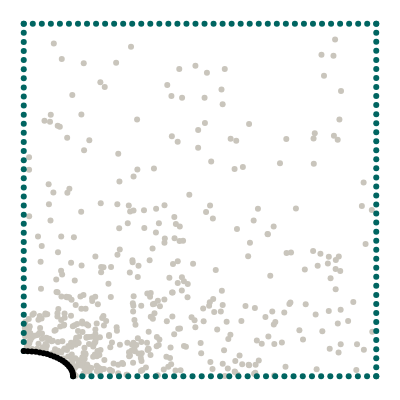

Notebook source saved alongside this figure:
### Markdown cell above
## Geometry

We want to model a quarter of a plate with an elliptical hole. The domain itself is represented by collocation points, the boundaries are represented by uniformly sampled points along the perimeter.

### Code cell
import torch
from torch.optim.lr_scheduler import StepLR, ExponentialLR
import numpy as np
from scipy.stats import qmc
from plotly.express.colors import sequential
import plotly.graph_objects as go
import plotly.figure_factory as ff
from tqdm import tqdm
import matplotlib.pyplot as plt
from scipy.interpolate import interp1d


torch.set_default_dtype(torch.float64)
from global_constants import L, R, MU, LBD, N1, N2

from new_plate_elliptic_hole import Plate 

# Elliptical axis in x direction
Rx = 0.14
Ry = R**2 / Rx
# Edge samples
N = 40
# Number of collocation points
M = 500

# Epochs
epochs = 3000
# second epochs for second optimizer
epochs2 = 50
# Batch size
batch_size = 64
# Learning rate
lr = lr = 0.005
# Scheduler step width
scheduler_step = 500
# Gamma factor of scheduler
scheduler_gamma = 0.6
# Number of hidden neurons
hn = 20
# Weight of PDE lossWeight_NEU: 1.8841683879627231e-06, Weight_PDE: 3.1355081392423563e-06
W_PDE = 6.45e-06 #previous value -> 3.14e-06
# Weight of Neumann loss
W_NEU = 8.37e-06 #previous value -> 1.88e-06
# Weight of data losses
W_STRESS = 1.5e-03 #previous value -> 1.5e-05
W_DISP = 0.0


def generate_radii_list(min_Ra_x, max_Ra_x, step):
    num_steps = int((max_Ra_x - min_Ra_x) / step) + 1
    rad_x_list = np.linspace(min_Ra_x, max_Ra_x, num_steps)
    rad_x_list = [round(rad_x, 2) for rad_x in rad_x_list]
    rad_y_list = []
    for rad_x in rad_x_list:
        rad_y_list.append(R**2 / rad_x)
    return rad_x_list, rad_y_list


def generate_multiple_plates_dict(min_Ra_x, max_Ra_x, iteration):
    dict_plate_points = dict()
    tuples = [
            ("x_collo", 0, 0),
            ("y_collo", 0, 1),
            ("x_top", 1, 0),
            ("y_top", 1, 1),
            ("x_right", 2, 0),
            ("y_right", 2, 1),
            ("x_left", 3, 0),
            ("y_left", 3, 1),
            ("x_bottom", 4, 0),
            ("y_bottom", 4, 1),
            ("x_hole", 5, 0),
            ("y_hole", 5, 1),   
        ] 
    
    rad_x_list, rad_y_list = generate_radii_list(min_Ra_x, max_Ra_x, 0.01)
    for rad_x in rad_x_list:
        p1 = Plate(rad_x, N, M)
        #data_one_plate -> [collocation, top, right, left, bottom, hole, n_hole]
        data_one_plate = p1.generate_dataset()
        for tuple in tuples:
            key = tuple[0]
            dict_plate_points.setdefault(key, []).append(data_one_plate[tuple[1]][:,tuple[2]])
        #plotting one plate
        #p1.plot_plate_with_hole(*data_one_plate)
    for key in dict_plate_points: 
        #appending list of tensors to one tensor
        dict_plate_points[key] = torch.cat(dict_plate_points[key])
        print(key, "besteht aus",dict_plate_points[key].size(), "Datenpunkten")

    collo_points = torch.column_stack([dict_plate_points["x_collo"], dict_plate_points["y_collo"]])
    top_points = torch.column_stack([dict_plate_points["x_top"], dict_plate_points["y_top"]])
    right_points = torch.column_stack([dict_plate_points["x_right"], dict_plate_points["y_right"]])
    left_points = torch.column_stack([dict_plate_points["x_left"], dict_plate_points["y_left"]])
    bottom_points = torch.column_stack([dict_plate_points["x_bottom"], dict_plate_points["y_bottom"]])
    hole_points = torch.column_stack([dict_plate_points["x_hole"], dict_plate_points["y_hole"]])

    return collo_points, top_points, right_points, left_points, bottom_points, hole_points

#train_plates_data = generate_multiple_plates_dict(0.04, 0.18, 14)

p99 = Plate(0.14, N, M)
collocation, top, right, left, bottom, hole, n_hole = p99.generate_dataset()
p99.plot_plate_with_hole(collocation, top, right, left, bottom, hole, n_hole)

### Figure 1 — Plotly figure (JSON) as saved in the notebook; plotly's stock layout.template omitted (floating-point values rounded to 4 significant figures; data arrays with more than 128 entries replaced by an {"elided": "..."} marker saying what was removed)
{"data": [{"marker": {"color": "#C9C5BC"}, "mode": "markers", "type": "scatter", "x": {"elided": "500 float values"}, "y": {"elided": "500 float values"}}, {"marker": {"color": "#006561"}, "mode": "markers", "type": "scatter", "x": [0, 0.02564, 0.05128, 0.07692, 0.1026, 0.1282, 0.1538, 0.1795, 0.2051, 0.2308, 0.2564, 0.2821, 0.3077, 0.3333, 0.359, 0.3846, 0.4103, 0.4359, 0.4615, 0.4872, 0.5128, 0.5385, 0.5641, 0.5897, 0.6154, 0.641, 0.6667, 0.6923, 0.7179, 0.7436, 0.7692, 0.7949, 0.8205, 0.8462, 0.8718, 0.8974, 0.9231, 0.9487, 0.9744, 1], "y": [1, 1, 1, 1, 1, 1, 1, 1, 1, 1, 1, 1, 1, 1, 1, 1, 1, 1, 1, 1, 1, 1, 1, 1, 1, 1, 1, 1, 1, 1, 1, 1, 1, 1, 1, 1, 1, 1, 1, 1]}, {"marker": {"color": "#006561"}, "mode": "markers", "type": "scatter", "x": [0.14, 0.1661, 0.1921, 0.2182, 0.2442, 0.2703, 0.2964, 0.3224, 0.3485, 0.3745, 0.4006, 0.4267, 0.4527, 0.4788, 0.5048, 0.5309, 0.557, 0.583, 0.6091, 0.6352, 0.6612, 0.6873, 0.7133, 0.7394, 0.7655, 0.7915, 0.8176, 0.8436, 0.8697, 0.8958, 0.9218, 0.9479, 0.9739, 1], "y": [0, 0, 0, 0, 0, 0, 0, 0, 0, 0, 0, 0, 0, 0, 0, 0, 0, 0, 0, 0, 0, 0, 0, 0, 0, 0, 0, 0, 0, 0, 0, 0, 0, 0]}, {"marker": {"color": "#006561"}, "mode": "markers", "type": "scatter", "x": [0, 0, 0, 0, 0, 0, 0, 0, 0, 0, 0, 0, 0, 0, 0, 0, 0, 0, 0, 0, 0, 0, 0, 0, 0, 0, 0, 0, 0, 0, 0, 0, 0, 0, 0, 0, 0], "y": [0.07143, 0.09722, 0.123, 0.1488, 0.1746, 0.2004, 0.2262, 0.252, 0.2778, 0.3036, 0.3294, 0.3552, 0.381, 0.4067, 0.4325, 0.4583, 0.4841, 0.5099, 0.5357, 0.5615, 0.5873, 0.6131, 0.6389, 0.6647, 0.6905, 0.7163, 0.7421, 0.7679, 0.7937, 0.8194, 0.8452, 0.871, 0.8968, 0.9226, 0.9484, 0.9742, 1]}, {"marker": {"color": "#006561"}, "mode": "markers", "type": "scatter", "x": [1, 1, 1, 1, 1, 1, 1, 1, 1, 1, 1, 1, 1, 1, 1, 1, 1, 1, 1, 1, 1, 1, 1, 1, 1, 1, 1, 1, 1, 1, 1, 1, 1, 1, 1, 1, 1, 1, 1, 1], "y": [0, 0.02564, 0.05128, 0.07692, 0.1026, 0.1282, 0.1538, 0.1795, 0.2051, 0.2308, 0.2564, 0.2821, 0.3077, 0.3333, 0.359, 0.3846, 0.4103, 0.4359, 0.4615, 0.4872, 0.5128, 0.5385, 0.5641, 0.5897, 0.6154, 0.641, 0.6667, 0.6923, 0.7179, 0.7436, 0.7692, 0.7949, 0.8205, 0.8462, 0.8718, 0.8974, 0.9231, 0.9487, 0.9744, 1]}, {"marker": {"color": "black"}, "mode": "markers", "type": "scatter", "x": [0.14, 0.1395, 0.1381, 0.1357, 0.1324, 0.1282, 0.1231, 0.1172, 0.1105, 0.103, 0.09482, 0.08599, 0.07657, 0.06663, 0.05624, 0.04546, 0.03437, 0.02304, 0.01156, 8.573e-18], "y": [0, 0.005899, 0.01176, 0.01753, 0.02319, 0.02869, 0.034, 0.03907, 0.04387, 0.04838, 0.05255, 0.05637, 0.0598, 0.06282, 0.06541, 0.06756, 0.06924, 0.07045, 0.07118, 0.07143]}], "layout": {"height": 400, "margin": {"b": 0, "l": 0, "r": 0, "t": 0}, "showlegend": false, "width": 400, "xaxis": {"visible": false}, "yaxis": {"scaleanchor": "x", "visible": false}}}
